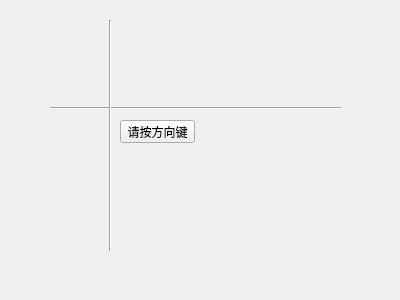
<?xml version="1.0" encoding="UTF-8"?>
<ui version="4.0">
 <class>Widget</class>
 <widget class="QWidget" name="Widget">
  <property name="geometry">
   <rect>
    <x>0</x>
    <y>0</y>
    <width>400</width>
    <height>300</height>
   </rect>
  </property>
  <property name="windowTitle">
   <string>Widget</string>
  </property>
  <widget class="Line" name="line">
   <property name="geometry">
    <rect>
     <x>50</x>
     <y>100</y>
     <width>291</width>
     <height>16</height>
    </rect>
   </property>
   <property name="orientation">
    <enum>Qt::Horizontal</enum>
   </property>
  </widget>
  <widget class="Line" name="line_2">
   <property name="geometry">
    <rect>
     <x>100</x>
     <y>20</y>
     <width>20</width>
     <height>231</height>
    </rect>
   </property>
   <property name="orientation">
    <enum>Qt::Vertical</enum>
   </property>
  </widget>
  <widget class="QPushButton" name="pushButton">
   <property name="geometry">
    <rect>
     <x>120</x>
     <y>120</y>
     <width>75</width>
     <height>23</height>
    </rect>
   </property>
   <property name="text">
    <string>请按方向键</string>
   </property>
  </widget>
 </widget>
 <layoutdefault spacing="6" margin="11"/>
 <resources/>
 <connections/>
</ui>
